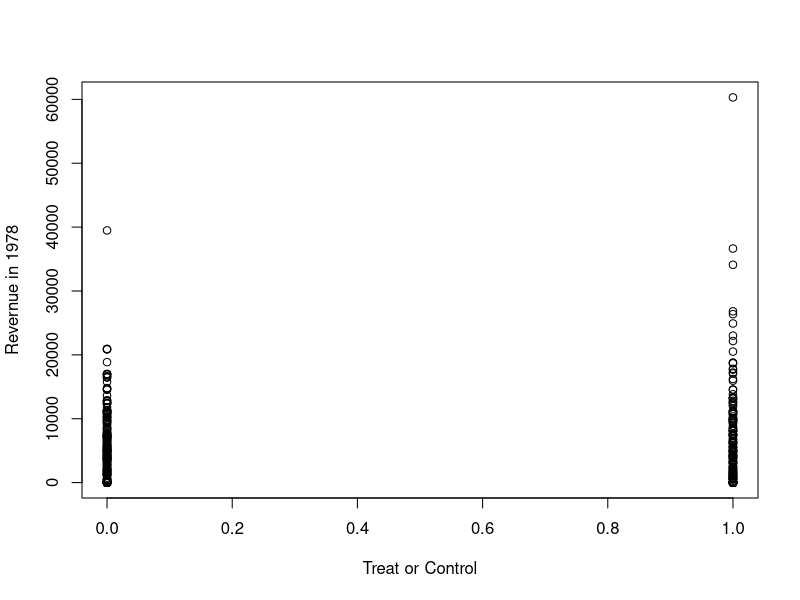

Recreate this plot in R. (Note: this script raises an error after producing the figure.)
#Lab 03
install.packages("Matching")
library(Matching)
?lalonde
data(lalonde)

#Question 1
#a
str(lalonde)

#b
#lalonde<-lalonde[,-c(u74,u75)] #dont understand why this does not work either way
#lalonde<-lalonde[,-c("u74","u75")]
lalonde<- subset(lalonde,select=-c(u74,u75))  #dropping two colunms:u74,u75

#c
mean(lalonde$re74==0) #proportion of the 445 participants had $0 income at baseline:0.7325843

#d
sum(lalonde$married[which(lalonde$treat==1)]==1)
#35 participants in the treated group are married
sum(lalonde$married[which(lalonde$treat==0)]==1)
#40 participants in the control group are married
mean(lalonde$married[which(lalonde$treat==1)]==1)
#0.1891892 in the treated group are married
mean(lalonde$married[which(lalonde$treat==0)]==1)
#0.1538462 in the treated group are married

#e
lalondeT<-lalonde[which(lalonde$treat==1),]  #treat cases
lalondeC<-lalonde[which(lalonde$treat==0),]  #control cases

#f
apply(lalondeT,2,mean)  #column means for the treated cases
#same types of data  num== int?
apply(lalondeC,2,mean)  #column means for the control cases

#g
by(data = lalonde,
   INDICES = lalonde$treat,
   FUN = apply,
   2, mean)
#What is the purpose of the arguments 2 and mean on the last line of the call to by()?
#arguments 2 requires a factor or a list of factors input, helping to groupby the data into different categories.
#mean on the last line is actually one of the agruments aligned with function apply(),indicating to apply mean() vertically on the columns

#Question 2
#a
lm(treat~re78,lalonde) #a linear regression model of the outcome, re78, on the treatment group indicator, treat.
summary(lm(treat~re78,lalonde))

#b
str(lalonde)
plot(lalonde$treat,lalonde$re78,xlab="Treat or Control",ylab="Revernue in 1978") #a scatterplot with 1978 annual earnings on the vertical axis and treatment group on the horizontal axis

#c
?boxplot()
boxplot(re78~treat,lalonde, horizontal=TRUE)

#Question 3
#a
table(lalonde$treat)#one-way tables of the treatment status variable

#b
table(lalonde$married) #one-way tables of the marital status variable

#c
t1<-table(lalonde$treat,
          lalonde$married) #a two-way table of the treatment variable by the marital status variable

#d
?margin.table() #For a contingency table in array form, compute the sum of table entries for a given index
margin.table(t1,margin=1)

#e
margin.table(t1,margin=2) #by columns

#f
p1<-prop.table(t1,margin=1)
p1  #the answers are the same
